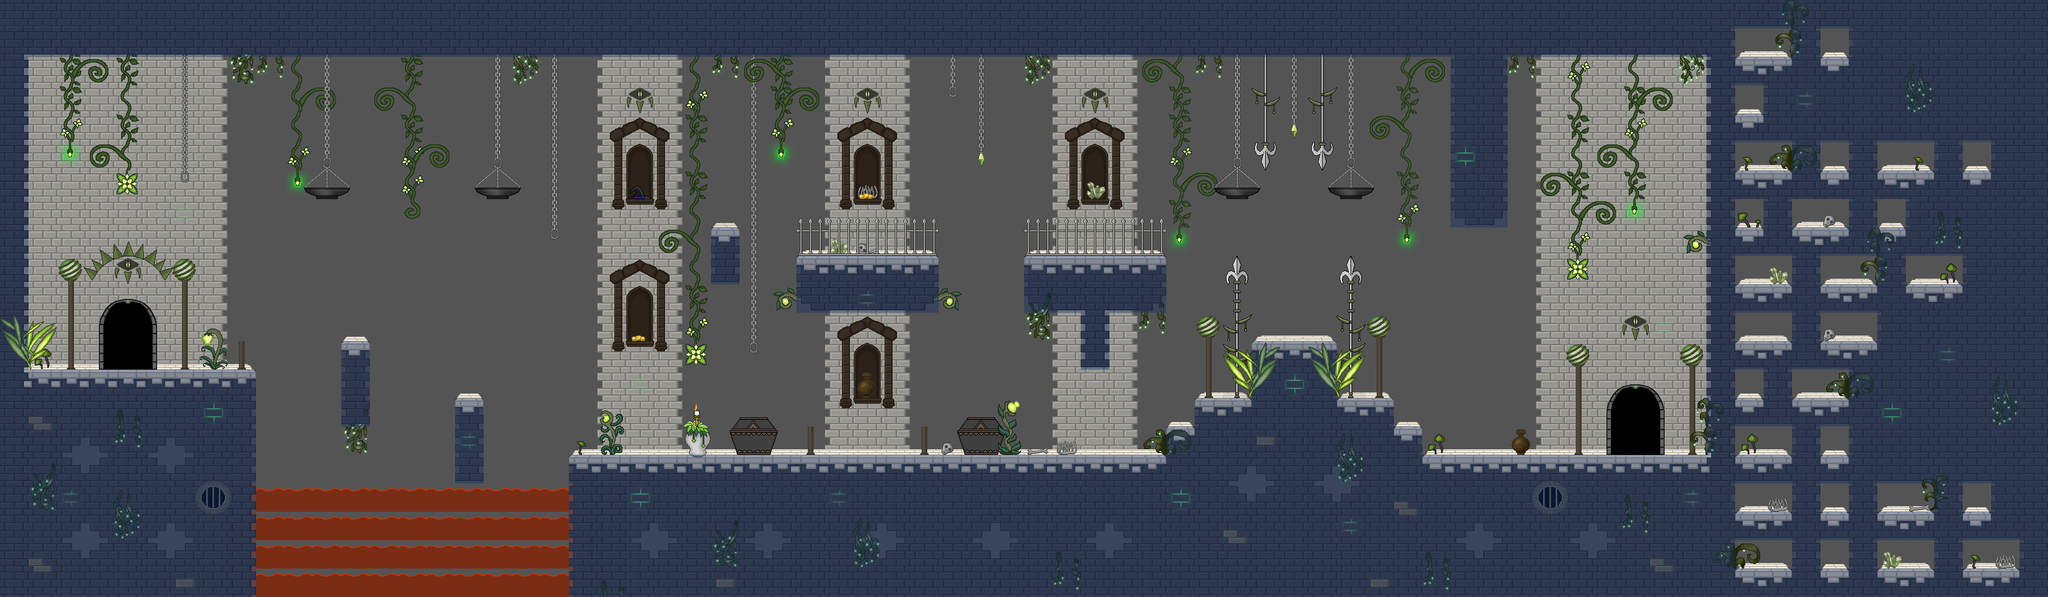

The image is a tile-based game level rendered from a .tmx file. Its description and source (layers, tilesets, objects; grid data summarised) follow:
An orthogonal 72x21 tile map with 50x50 px tiles, 9 tile layers (BG 1, BG 2, BG 3, BG 4, ...), 4 tilesets and 60 objects.

<map version="1.2" tiledversion="1.2.5" orientation="orthogonal" renderorder="right-down" width="72" height="21" tilewidth="50" tileheight="50" infinite="0" backgroundcolor="#545454" nextlayerid="13" nextobjectid="226">
 <properties>
  <property name="backgroundlayers" value="-1.0,res/level/yashapuzzle/layer_necro.png,2.0,res/level/yashapuzzle/layer_2_necro.png" />
  <property name="dimming" value="0.6" />
  <property name="musicpath" value="res/music/necromancers_theme.ogg" />
  <property name="tilesetpath" value="res/level/yashapuzzle/tileset_level_yashapuzzle_necro.png" />
 </properties>
 <tileset firstgid="1" name="tileset_level_yashapuzzle_necro" tilewidth="50" tileheight="50" spacing="2" margin="1" tilecount="784" columns="28">
  <image source="tileset_level_yashapuzzle_necro.png" width="1500" height="1500" />
  <tile id="69">
   <objectgroup draworder="index" />
  </tile>
  <tile id="70">
   <objectgroup draworder="index" />
  </tile>
  <tile id="71">
   <properties>
    <property name="light" value="40,30,100,150,0.5" />
   </properties>
   <objectgroup draworder="index" />
   <animation>
    <frame tileid="71" duration="100" />
    <frame tileid="99" duration="100" />
    <frame tileid="127" duration="100" />
   </animation>
  </tile>
  <tile id="127">
   <properties>
    <property name="light" value="25,25,100,150,0.8" />
   </properties>
   <objectgroup draworder="index" />
  </tile>
  <tile id="132">
   <properties>
    <property name="light" value="25,15,150,100,1.0" />
   </properties>
   <objectgroup draworder="index" />
  </tile>
  <tile id="168">
   <properties>
    <property name="light" value="25,25,150,150,0.6" />
   </properties>
   <objectgroup draworder="index" />
  </tile>
  <tile id="177">
   <properties>
    <property name="light" value="25,25,100,100,0.5" />
   </properties>
   <objectgroup draworder="index" />
  </tile>
  <tile id="178">
   <properties>
    <property name="light" value="25,25,100,100,0.2" />
   </properties>
   <objectgroup draworder="index" />
  </tile>
  <tile id="229">
   <properties>
    <property name="light" value="25,25,100,100,0.3" />
   </properties>
   <objectgroup draworder="index" />
  </tile>
  <tile id="261">
   <properties>
    <property name="light" value="25,25,150,150,0.8" />
   </properties>
   <objectgroup draworder="index" />
  </tile>
  <tile id="300">
   <properties>
    <property name="light" value="25,30,100,150,1.0" />
   </properties>
   <objectgroup draworder="index" />
  </tile>
  <tile id="374">
   <properties>
    <property name="light" value="25,30,50,70,1.0" />
   </properties>
   <objectgroup draworder="index" />
  </tile>
  <tile id="377">
   <properties>
    <property name="light" value="50,25,100,100,0.4" />
   </properties>
   <objectgroup draworder="index" />
  </tile>
  <tile id="535">
   <properties>
    <property name="light" value="35,35,100,100,0.5" />
   </properties>
   <objectgroup draworder="index" />
  </tile>
  <tile id="536">
   <properties>
    <property name="light" value="30,30,100,100,0.5" />
   </properties>
   <objectgroup draworder="index" />
  </tile>
  <tile id="538">
   <properties>
    <property name="light" value="30,30,100,100,0.9" />
   </properties>
   <objectgroup draworder="index" />
  </tile>
  <tile id="567">
   <properties>
    <property name="light" value="20,30,100,100,0.9" />
   </properties>
   <objectgroup draworder="index" />
  </tile>
  <tile id="590">
   <properties>
    <property name="light" value="25,20,60,70,0.5" />
   </properties>
   <objectgroup draworder="index" />
  </tile>
  <tile id="594">
   <properties>
    <property name="light" value="30,20,150,150,0.9" />
   </properties>
   <objectgroup draworder="index" />
  </tile>
  <tile id="595">
   <properties>
    <property name="light" value="20,45,100,150,0.9" />
   </properties>
   <objectgroup draworder="index" />
  </tile>
  <tile id="596">
   <properties>
    <property name="light" value="15,40,100,100,0.9" />
   </properties>
   <objectgroup draworder="index" />
  </tile>
  <tile id="636">
   <properties>
    <property name="light" value="5,35,100,100,0.5" />
   </properties>
   <objectgroup draworder="index" />
  </tile>
  <tile id="637">
   <properties>
    <property name="light" value="35,35,100,100,0.5" />
   </properties>
   <objectgroup draworder="index" />
  </tile>
  <tile id="690">
   <properties>
    <property name="light" value="50,20,60,70,0.5" />
   </properties>
   <objectgroup draworder="index" />
  </tile>
 </tileset>
 <tileset firstgid="785" name="tileset_level_dynamic_tiles" tilewidth="50" tileheight="50" spacing="2" margin="1" tilecount="560" columns="40">
  <image source="../../convenience/tilesets/tileset_level_dynamic_tiles.png" width="2080" height="728" />
 </tileset>
 <tileset firstgid="1345" name="tileset_enemies" tilewidth="50" tileheight="50" spacing="2" margin="1" tilecount="50" columns="5">
  <image source="../../convenience/tilesets/tileset_enemies.png" width="260" height="520" />
 </tileset>
 <tileset firstgid="1395" name="spritesheet_levelitems" tilewidth="50" tileheight="50" tilecount="576" columns="24">
  <image source="../../convenience/tilesets/spritesheet_levelitems.png" width="1200" height="1200" />
  <tile id="0">
   <properties>
    <property name="id" value="fo_caveberry" />
   </properties>
  </tile>
  <tile id="1">
   <properties>
    <property name="id" value="mi_goldengoblet" />
   </properties>
  </tile>
  <tile id="2">
   <properties>
    <property name="id" value="go_onecoin" />
   </properties>
  </tile>
  <tile id="3">
   <properties>
    <property name="id" value="sp_fear" />
   </properties>
  </tile>
  <tile id="6">
   <properties>
    <property name="id" value="mi_candleholder" />
   </properties>
  </tile>
  <tile id="25">
   <properties>
    <property name="id" value="fo_healingherb" />
   </properties>
  </tile>
  <tile id="26">
   <properties>
    <property name="id" value="fo_glowingshroom" />
   </properties>
  </tile>
  <tile id="27">
   <properties>
    <property name="id" value="go_threecoins" />
   </properties>
  </tile>
  <tile id="28">
   <properties>
    <property name="id" value="fo_water" />
   </properties>
  </tile>
  <tile id="34">
   <properties>
    <property name="id" value="mi_ironore" />
   </properties>
  </tile>
  <tile id="50">
   <properties>
    <property name="id" value="fo_lesserhealingpotion" />
   </properties>
  </tile>
  <tile id="56">
   <properties>
    <property name="id" value="co_smallpouch" />
   </properties>
  </tile>
  <tile id="58">
   <properties>
    <property name="id" value="eq_aquamarinering" />
   </properties>
  </tile>
  <tile id="72">
   <properties>
    <property name="id" value="fo_apple" />
   </properties>
  </tile>
  <tile id="73">
   <properties>
    <property name="id" value="mi_silverplate" />
   </properties>
  </tile>
  <tile id="120">
   <properties>
    <property name="id" value="fo_mediumhealingpotion" />
   </properties>
  </tile>
  <tile id="128">
   <properties>
    <property name="id" value="qe_brokenstaff2" />
   </properties>
  </tile>
  <tile id="129">
   <properties>
    <property name="id" value="fo_wine" />
   </properties>
  </tile>
  <tile id="147">
   <properties>
    <property name="id" value="eq_wizardhatshadow" />
   </properties>
   <objectgroup draworder="index" />
  </tile>
 </tileset>
 <layer id="1" name="BG 1" width="72" height="21" opacity="0.9">
  <data>[1512 cells, 978 non-empty, 42 distinct tile ids]</data>
 </layer>
 <layer id="2" name="BG 2" width="72" height="21">
  <data>[1512 cells, 418 non-empty, 56 distinct tile ids]</data>
 </layer>
 <layer id="3" name="BG 3" width="72" height="21">
  <data>[1512 cells, 109 non-empty, 35 distinct tile ids]</data>
 </layer>
 <layer id="4" name="BG 4" width="72" height="21">
  <data>[1512 cells, 62 non-empty, 20 distinct tile ids]</data>
 </layer>
 <layer id="5" name="item" width="72" height="21">
  <data>[1512 cells, 4 non-empty, 3 distinct tile ids]</data>
 </layer>
 <layer id="6" name="fluid" width="72" height="21">
  <data>[1512 cells, 44 non-empty, 1 distinct tile ids]</data>
 </layer>
 <layer id="7" name="LFG 1" width="72" height="21">
  <data>[1512 cells, 114 non-empty, 34 distinct tile ids]</data>
 </layer>
 <layer id="8" name="LFG 2" width="72" height="21">
  <data>[1512 cells, 98 non-empty, 18 distinct tile ids]</data>
 </layer>
 <layer id="9" name="collidable" width="72" height="21">
  <data>[1512 cells, 676 non-empty, 1 distinct tile ids]</data>
 </layer>
 <objectgroup id="10" name="dynamic">
  <object id="144" gid="853" x="2250" y="550" width="50" height="50">
   <properties>
    <property name="spellid" value="15" />
   </properties>
  </object>
  <object id="159" gid="792" x="2550" y="450" width="50" height="50" />
  <object id="160" gid="792" x="2550" y="550" width="50" height="50" />
  <object id="161" gid="792" x="2550" y="650" width="50" height="50" />
  <object id="162" gid="792" x="2550" y="750" width="50" height="50" />
  <object id="163" gid="832" x="2550" y="500" width="50" height="50" />
  <object id="164" gid="832" x="2550" y="600" width="50" height="50" />
  <object id="165" gid="832" x="2550" y="700" width="50" height="50" />
  <object id="166" gid="832" x="2550" y="800" width="50" height="50" />
  <object id="170" gid="799" x="2000" y="450" width="50" height="50">
   <properties>
    <property name="inactive" value="" />
   </properties>
  </object>
  <object id="171" gid="786" x="1800" y="300" width="50" height="50" />
  <object id="172" gid="786" x="1800" y="350" width="50" height="50" />
  <object id="173" gid="786" x="1800" y="400" width="50" height="50" />
  <object id="174" gid="786" x="1800" y="450" width="50" height="50" />
  <object id="177" gid="785" x="1600" y="300" width="50" height="50" />
  <object id="178" gid="785" x="1600" y="350" width="50" height="50" />
  <object id="179" gid="785" x="1600" y="400" width="50" height="50" />
  <object id="180" gid="785" x="1600" y="450" width="50" height="50" />
  <object id="182" gid="792" x="1400" y="300" width="50" height="50" />
  <object id="183" gid="792" x="1400" y="350" width="50" height="50" />
  <object id="187" gid="792" x="1400" y="400" width="50" height="50" />
  <object id="188" gid="792" x="1400" y="450" width="50" height="50" />
  <object id="190" gid="806" x="1650" y="500" width="50" height="50" />
  <object id="191" gid="846" x="1700" y="500" width="50" height="50" />
  <object id="192" gid="886" x="1750" y="500" width="50" height="50" />
  <object id="194" gid="1083" x="400" y="625" width="50" height="50">
   <properties>
    <property name="text" value="NeedFear" />
   </properties>
  </object>
  <object id="196" gid="1043" x="1600" y="775" width="50" height="50">
   <properties>
    <property name="text" value="NeedNecromancy" />
   </properties>
  </object>
  <object id="197" gid="883" x="1400" y="775" width="50" height="50">
   <properties>
    <property name="text" value="NeedRaisethedead" />
   </properties>
  </object>
  <object id="198" gid="810" x="1900" y="700" width="50" height="50">
   <properties>
    <property name="collidable" value="" />
    <property name="conditions" value="npc_yaslaw,door_open" />
    <property name="strength" value="0" />
    <property name="width" value="1" />
   </properties>
  </object>
  <object id="201" gid="804" x="550" y="350" width="50" height="50">
   <properties>
    <property name="color" value="green" />
   </properties>
  </object>
  <object id="202" gid="804" x="850" y="350" width="50" height="50">
   <properties>
    <property name="color" value="green" />
   </properties>
  </object>
  <object id="203" gid="804" x="2150" y="350" width="50" height="50">
   <properties>
    <property name="color" value="green" />
   </properties>
  </object>
  <object id="204" gid="804" x="2350" y="350" width="50" height="50">
   <properties>
    <property name="color" value="green" />
   </properties>
  </object>
  <object id="205" gid="844" x="2750" y="650" width="50" height="50">
   <properties>
    <property name="color" value="green" />
    <property name="layer" value="bg" />
   </properties>
  </object>
  <object id="206" gid="844" x="2950" y="650" width="50" height="50">
   <properties>
    <property name="color" value="green" />
    <property name="layer" value="bg" />
   </properties>
  </object>
  <object id="207" gid="844" x="2400" y="600" width="50" height="50">
   <properties>
    <property name="color" value="green" />
    <property name="layer" value="bg" />
   </properties>
  </object>
  <object id="208" gid="844" x="2100" y="600" width="50" height="50">
   <properties>
    <property name="color" value="green" />
    <property name="layer" value="bg" />
   </properties>
  </object>
  <object id="209" gid="844" x="100" y="500" width="50" height="50">
   <properties>
    <property name="color" value="green" />
    <property name="layer" value="bg" />
   </properties>
  </object>
  <object id="210" gid="844" x="300" y="500" width="50" height="50">
   <properties>
    <property name="color" value="green" />
    <property name="layer" value="bg" />
   </properties>
  </object>
  <object id="211" gid="844" x="2250" y="250" width="50" height="50">
   <properties>
    <property name="color" value="green" />
    <property name="layer" value="bg" />
   </properties>
  </object>
  <object id="212" gid="808" x="2950" y="800" width="50" height="50" />
  <object id="213" gid="884" x="350" y="900" width="50" height="50">
   <properties>
    <property name="color" value="green" />
   </properties>
  </object>
  <object id="214" gid="884" x="2700" y="900" width="50" height="50">
   <properties>
    <property name="color" value="green" />
   </properties>
  </object>
  <object id="215" gid="799" x="2000" y="400" width="50" height="50">
   <properties>
    <property name="inactive" value="" />
   </properties>
  </object>
  <object id="216" gid="799" x="2000" y="350" width="50" height="50">
   <properties>
    <property name="inactive" value="" />
   </properties>
  </object>
  <object id="217" gid="799" x="2000" y="300" width="50" height="50">
   <properties>
    <property name="inactive" value="" />
   </properties>
  </object>
  <object id="218" gid="799" x="2600" y="800" width="50" height="50">
   <properties>
    <property name="inactive" value="" />
   </properties>
  </object>
  <object id="219" gid="799" x="2600" y="750" width="50" height="50">
   <properties>
    <property name="inactive" value="" />
   </properties>
  </object>
  <object id="220" gid="799" x="2600" y="700" width="50" height="50">
   <properties>
    <property name="inactive" value="" />
   </properties>
  </object>
  <object id="221" gid="799" x="2600" y="650" width="50" height="50">
   <properties>
    <property name="inactive" value="" />
   </properties>
  </object>
  <object id="222" gid="799" x="2600" y="600" width="50" height="50">
   <properties>
    <property name="inactive" value="" />
   </properties>
  </object>
  <object id="223" gid="799" x="2600" y="550" width="50" height="50">
   <properties>
    <property name="inactive" value="" />
   </properties>
  </object>
  <object id="224" gid="799" x="2600" y="500" width="50" height="50">
   <properties>
    <property name="inactive" value="" />
   </properties>
  </object>
  <object id="225" gid="799" x="2600" y="450" width="50" height="50">
   <properties>
    <property name="inactive" value="" />
   </properties>
  </object>
 </objectgroup>
 <objectgroup id="11" name="enemy">
  <object id="146" gid="1382" x="1700" y="750" width="50" height="50">
   <properties>
    <property name="dead" value="" />
    <property name="luapath" value="res/level/yashapuzzle/yaslaw.lua" />
   </properties>
  </object>
  <object id="147" gid="1367" x="600" y="550" width="50" height="50" />
  <object id="148" gid="1367" x="800" y="650" width="50" height="50" />
 </objectgroup>
 <objectgroup id="12" name="trigger">
  <object id="3" x="2850" y="700" width="50" height="100">
   <properties>
    <property name="keyguarded" value="" />
    <property name="map entry" value="res/map/highland/highland.tmx,490,1740" />
    <property name="persistent" value="" />
   </properties>
  </object>
  <object id="72" x="200" y="550" width="50" height="100">
   <properties>
    <property name="keyguarded" value="" />
    <property name="map entry" value="res/map/yashasanctuary/yashasanctuary.tmx,815,300" />
    <property name="persistent" value="" />
   </properties>
  </object>
  <object id="199" x="2250" y="500" width="50" height="50">
   <properties>
    <property name="add item" value="qe_yashamask,1" />
    <property name="condition progress" value="default,yashapuzzle" />
   </properties>
  </object>
 </objectgroup>
</map>
